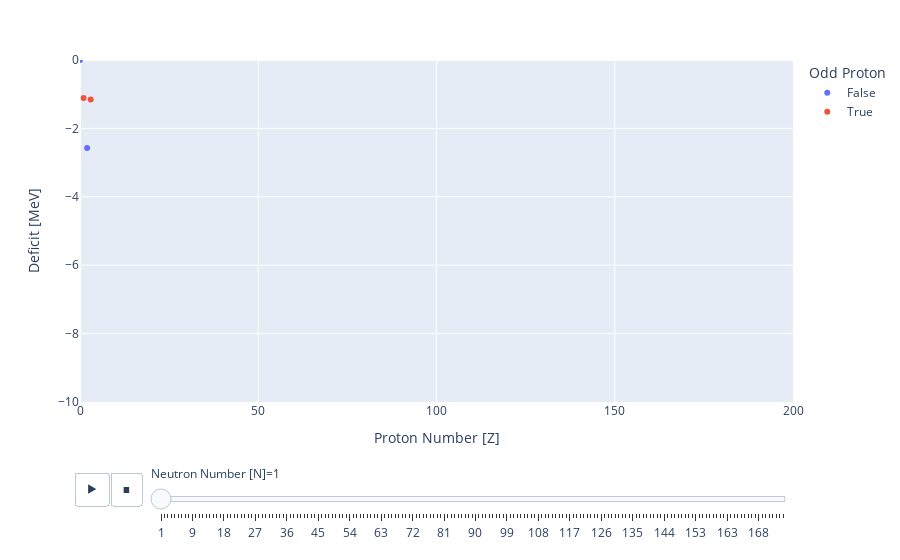

Source (notebook cell):
### Markdown cell above
## IAEA Chart of Isotones

The IAEA chart of nuclides datasets offer detailed nuclear properties like half-lives, decay modes, and energy levels, invaluable for research and applications in nuclear physics, medicine, and energy due to their comprehensive coverage and well validated datasets.

### Code cell
import matplotlib.pyplot as plt
import numpy as np
import pandas as pd
import plotly.express as px
import plotly.graph_objects as go
# the service URL
livechart = "https://nds.iaea.org/relnsd/v0/data?"
import urllib.request
def lc_pd_dataframe(url):
    req = urllib.request.Request(url)
    req.add_header('User-Agent', 'Mozilla/5.0 (X11; Ubuntu; Linux x86_64; rv:77.0) Gecko/20100101 Firefox/77.0')
    return pd.read_csv(urllib.request.urlopen(req))
df = lc_pd_dataframe(livechart + "fields=ground_states&nuclides=all")
df["a"]=df["z"] + df["n"]
df["b_over_a"] = df["binding"]

import plotly.express as px

df["Proton Number [Z]"] = df["z"]
df["Neutron Number [N]"] = df["n"]
df["Deficit [MeV]"] = -df["binding"]/1000.0
df["Odd Proton"] = df["z"] % 2 == 1
fig = px.scatter(
    df,
    x="Proton Number [Z]",
    y="Deficit [MeV]", range_y=[-10.0,0.0], range_x=[0.0,200.0],
    color='Odd Proton',
    animation_frame="Neutron Number [N]", # Use animation_frame to specify which variable to measure for change
)

# fig.add_traces(
    # list(px.line(df, x="Proton Number [Z]", y="Deficit [MeV]", animation_frame="Neutron Number [N]" ).select_traces())
# )

fig.show()
